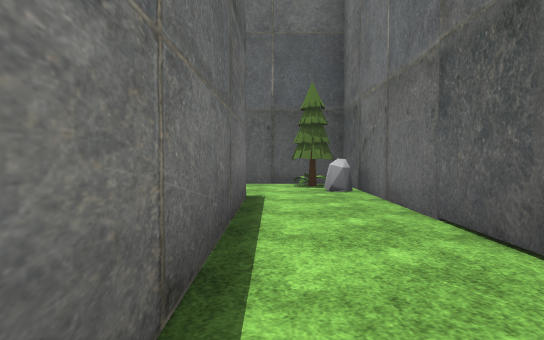
View 1 (above)

24 first-person views from a walk through a Unity game level. The camera is 1.2 m above the floor, tilts 2° down and sees 70° across. The floor is counted in squares, 2 m on a side. Each view is taken from the middle of a square. On the plan, view 1 faces up. The plan holds only what a view shows up to about 11 squares ahead; the rest is blank. The player character is not drawn. Some animated figures are left out. Some surface patterns are stand-ins.

View 2
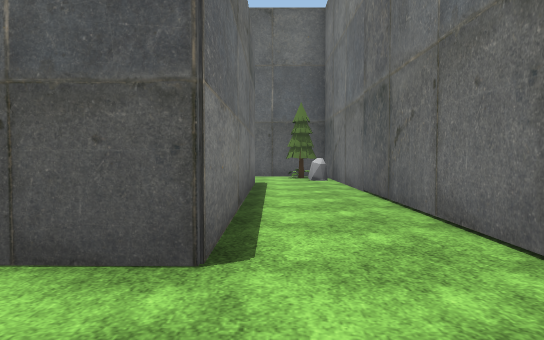

View 3
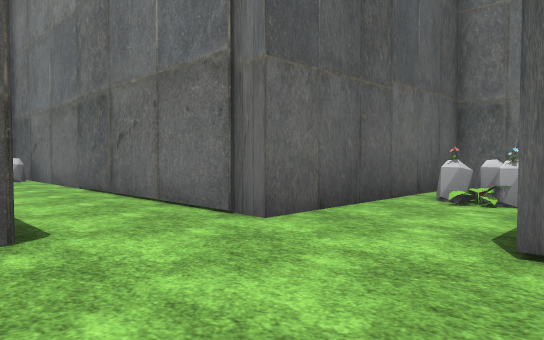

View 4
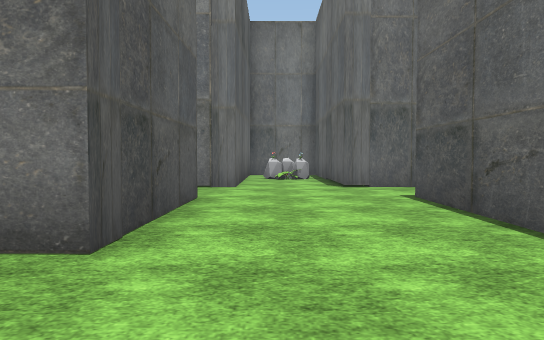

View 5
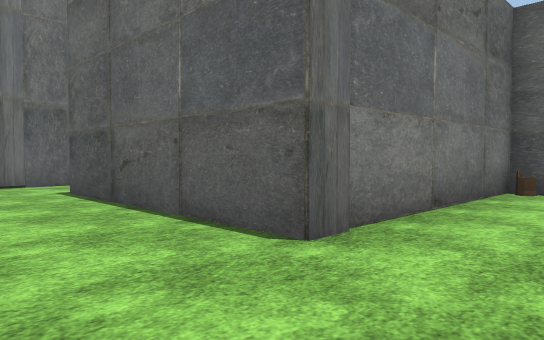

View 6
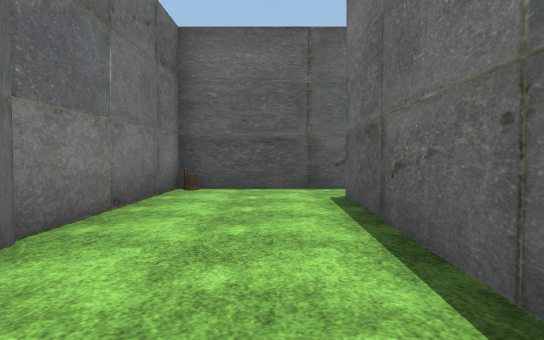

View 7
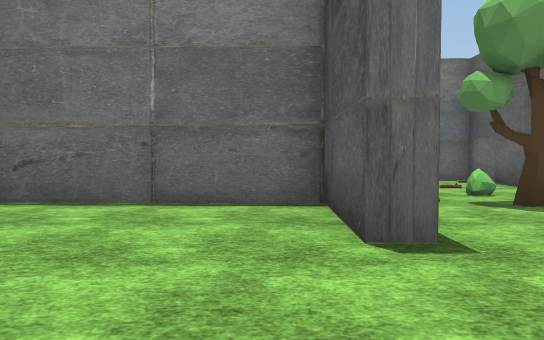

View 8
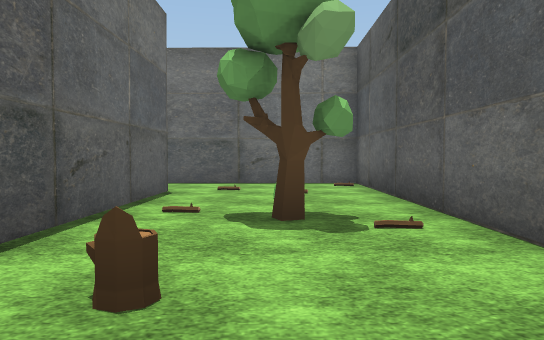

View 9
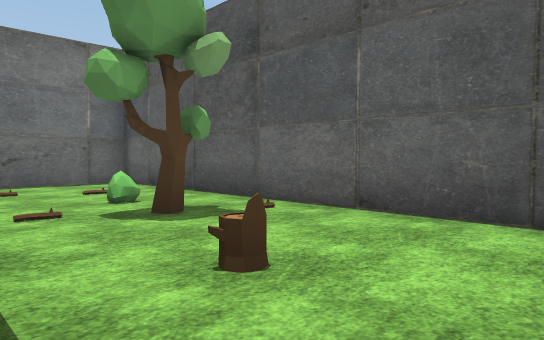

View 10
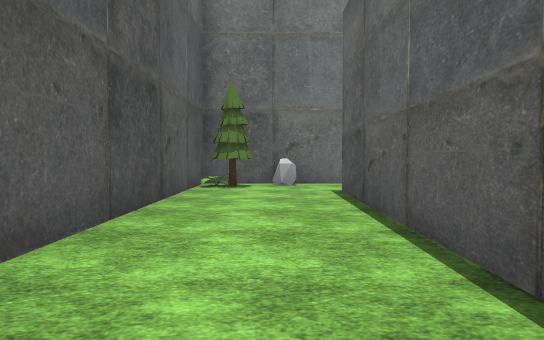

View 11
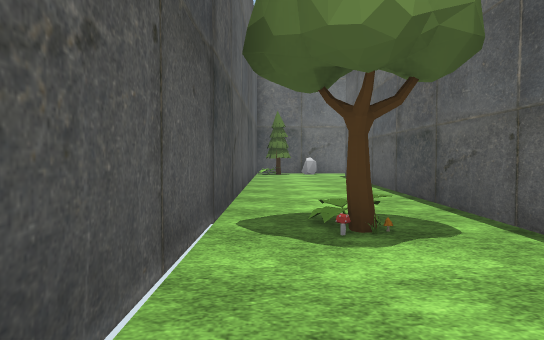

View 12
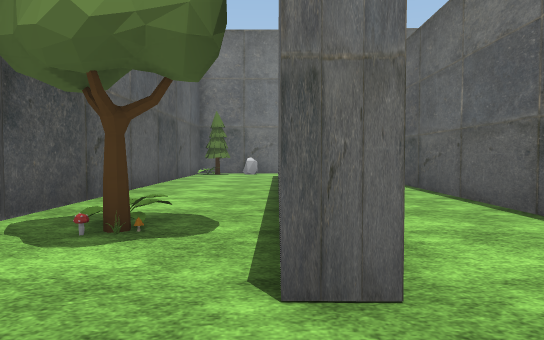

View 13
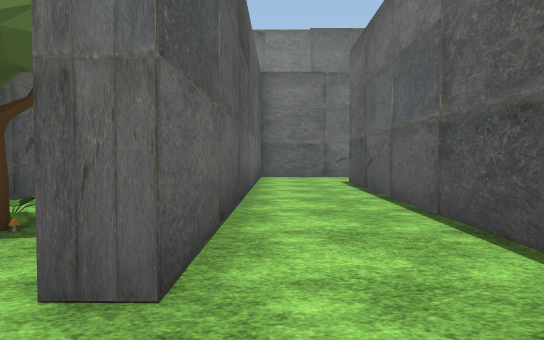

View 14
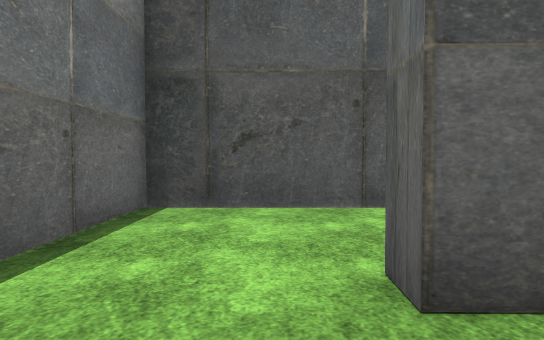

View 15
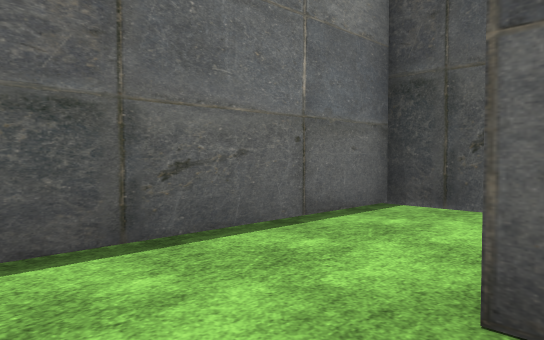

View 16
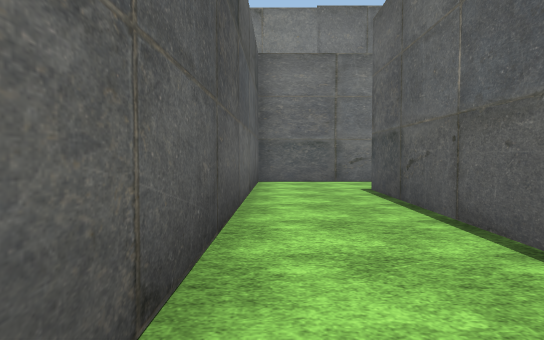

View 17
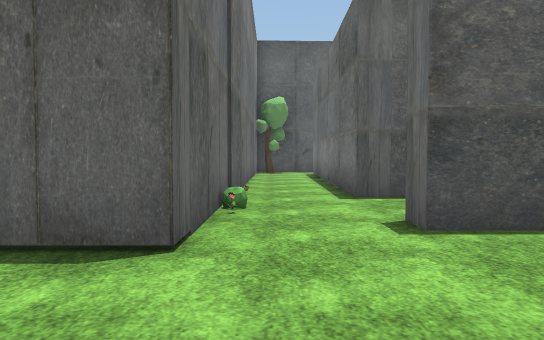

View 18
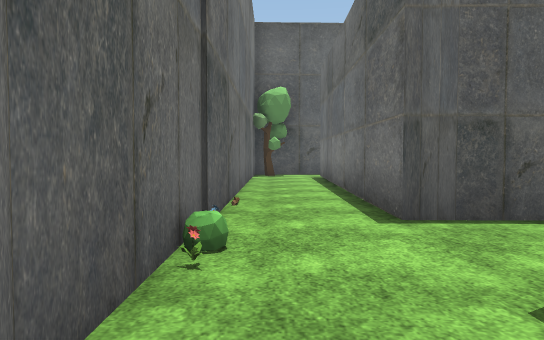

View 19
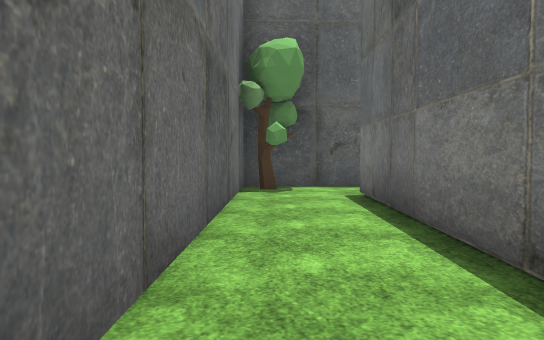

View 20
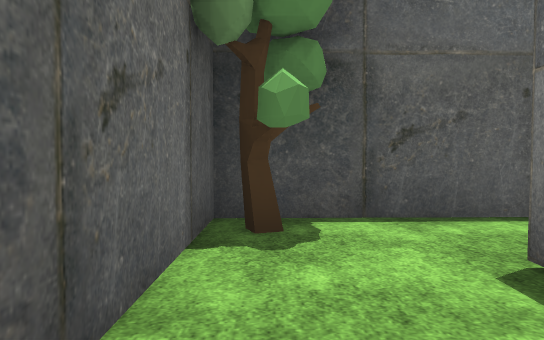

View 21
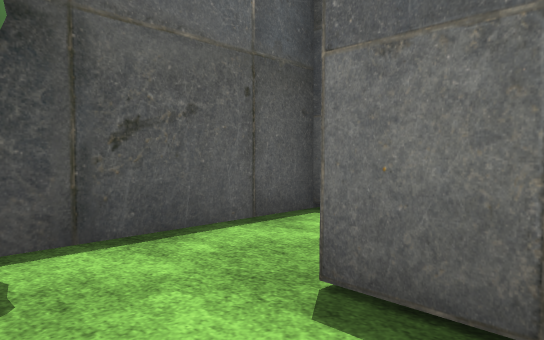

View 22
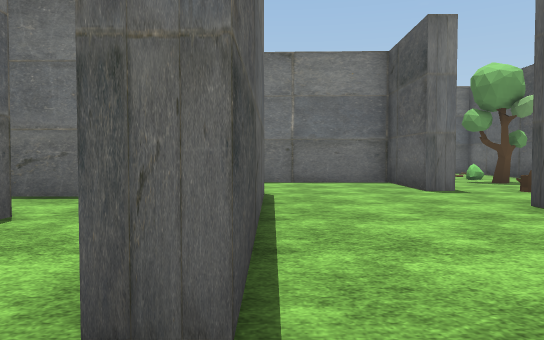

View 23
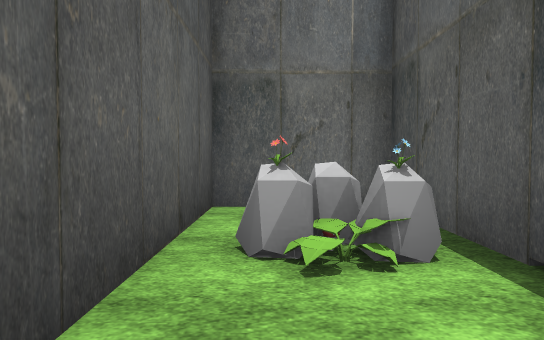

View 24
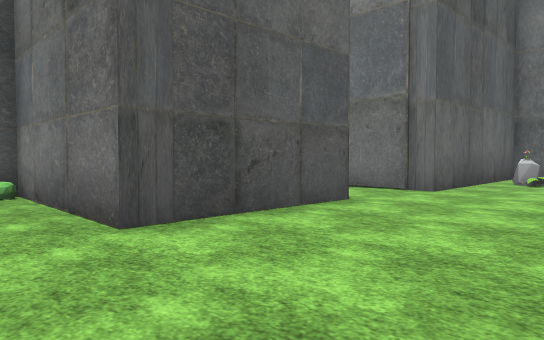

### Floor plan
Ten units are one square. View 1 is at (0, 0); x grows to the right and y downward. Boxes are objects, and circles mark ways between rooms. Rooms are numbered by the first view taken in them; rooms with no view inside come last. Other rooms are left out.
<svg viewBox="-132 -91 202 255">
<path fill="none" stroke="#000" d="M-4 -55 -4 9M-104 -60 -4 -58M16 13 16 -85 -125 -86 -125 -66M-57 13 -79 13 -81 78M-4 9 -37 9M16 54 16 34 65 34M-74 93 -53 93 -52 41 -4 41 -4 46M65 13 16 13M-56 8 -57 13M-107 8 -65 8M-37 9 -36 -27 -126 -29 -127 4M-97 -33 -31 -32M-125 -66 -126 -44M-24 -53 -104 -55 -104 -60M-4 74 -4 141M-29 66 -14 66M-5 159 16 158 16 54"/>
<rect x="-105" y="-75" width="10" height="10" fill="#bbb"><title>mushroom</title></rect>
<rect x="-95" y="-75" width="10" height="10" fill="#bbb"><title>tree</title></rect>
<rect x="-95" y="-85" width="10" height="10" fill="#bbb"><title>other object</title></rect>
<rect x="5" y="-75" width="10" height="10" fill="#bbb"><title>rock</title></rect>
<rect x="5" y="-85" width="10" height="10" fill="#bbb"><title>tree</title></rect>
<rect x="-65" y="85" width="10" height="10" fill="#bbb"><title>stump</title></rect>
<rect x="5" y="45" width="10" height="10" fill="#bbb"><title>flower</title></rect>
<rect x="25" y="15" width="10" height="10" fill="#bbb"><title>other object</title></rect>
<rect x="35" y="25" width="10" height="10" fill="#bbb"><title>rock</title></rect>
<rect x="35" y="15" width="10" height="10" fill="#bbb"><title>flower</title></rect>
<rect x="45" y="15" width="10" height="10" fill="#bbb"><title>rock</title></rect>
<rect x="-95" y="-15" width="10" height="10" fill="#bbb"><title>bush</title></rect>
<rect x="-85" y="-15" width="10" height="10" fill="#bbb"><title>tree</title></rect>
<rect x="-65" y="-5" width="10" height="10" fill="#bbb"><title>stump</title></rect>
<rect x="5" y="145" width="10" height="10" fill="#bbb"><title>tree</title></rect>
<circle cx="5" cy="10" r="3" fill="#2a7"/>
<circle cx="-115" cy="-60" r="3" fill="#2a7"/>
<circle cx="-45" cy="10" r="3" fill="#2a7"/>
<circle cx="5" cy="50" r="3" fill="#2a7"/>
<text x="-30" y="-60">1</text>
<text x="-30" y="40">2</text>
<text x="-80" y="-10">3</text>
<text x="-80" y="-50">4</text>
<text x="0" y="100">5</text>
</svg>
Room 1 opens to room 2. Room 1 opens to room 4. Room 2 opens to room 3. Room 2 opens to room 5.

Where each view was taken, in squares from view 1:
view 1: 0 up, 0 right, facing up
view 2: 3 down, 0 right, facing up
view 3: 4 down, 1 left, facing up-right
view 4: 2 down, 6 left, facing right
view 5: 2 down, 7 left, facing down-right
view 6: 2 down, 7 left, facing down
view 7: 2 down, 3 left, facing left
view 8: 1 up, 4 left, facing left
view 9: 1 down, 4 left, facing up-left
view 10: 7 up, 7 left, facing right
view 11: 8 up, 12 left, facing right
view 12: 6 up, 12 left, facing right
view 13: 5 up, 12 left, facing right
view 14: 4 up, 11 left, facing up
view 15: 4 up, 10 left, facing up-left
view 16: 5 up, 10 left, facing right
view 17: 1 down, 1 right, facing down
view 18: 3 down, 1 right, facing down
view 19: 8 down, 1 right, facing down
view 20: 12 down, 1 right, facing down
view 21: 13 down, 1 right, facing down-left
view 22: 4 down, 1 right, facing left
view 23: 2 down, 2 right, facing right
view 24: 4 down, 5 left, facing up-right
